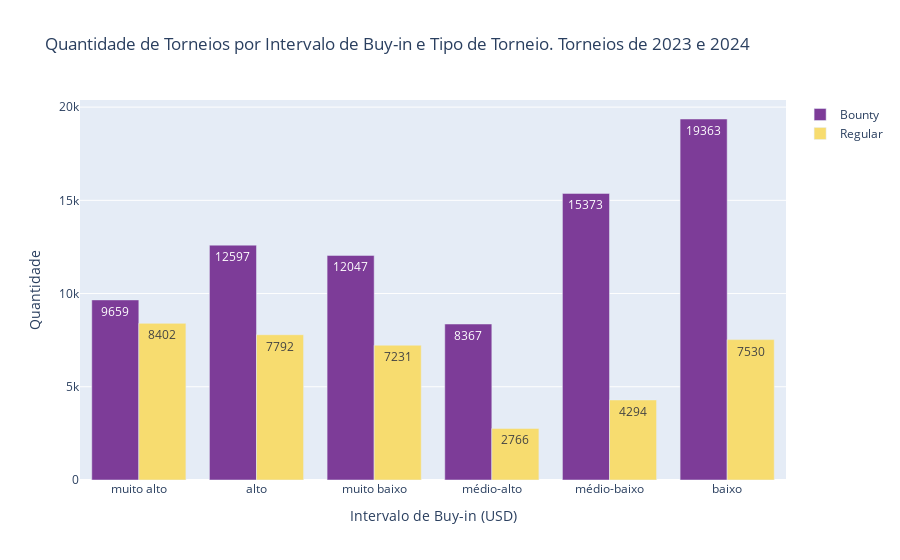

Notebook source saved alongside this figure:
### Code cell
import plotly.graph_objects as go

# Calculando a quantidade total de torneios em cada intervalo e tipo de torneio
total_torneios_por_intervalo_tipo = df77.groupby(['Buy-in Group', 'Tipo de Torneio']).size().reset_index(name='Total')

# Calculando as porcentagens de cada tipo de torneio em cada intervalo
total_torneios_por_intervalo = df77.groupby('Buy-in Group').size().reset_index(name='Total')
total_torneios_por_intervalo_tipo = pd.merge(total_torneios_por_intervalo_tipo, total_torneios_por_intervalo, on='Buy-in Group')
total_torneios_por_intervalo_tipo['Porcentagem'] = total_torneios_por_intervalo_tipo['Total_x'] / total_torneios_por_intervalo_tipo['Total_y']

# Definindo os rótulos para as barras (serão compartilhados por ambos os conjuntos)
rotulos = df77['Buy-in Group'].unique()

# Criando as listas de valores para cada tipo de torneio
valores_por_tipo = {}
for tipo_torneio in total_torneios_por_intervalo_tipo['Tipo de Torneio'].unique():
    valores_por_tipo[tipo_torneio] = total_torneios_por_intervalo_tipo[total_torneios_por_intervalo_tipo['Tipo de Torneio'] == tipo_torneio]['Total_x'].tolist()

# Criando as barras para cada tipo de torneio
barras = []
cores = ['#7D3C98', '#F7DC6F']  # Cores roxa e amarela
for tipo_torneio, cor in zip(valores_por_tipo.keys(), cores):
    barras.append(go.Bar(
        x=rotulos,
        y=valores_por_tipo[tipo_torneio],
        text=valores_por_tipo[tipo_torneio],  # Adicionando os valores como texto nas barras
        name=tipo_torneio,
        marker_color=cor  # Aplicando a cor alternada
    ))


# Criando a figura
fig = go.Figure()

# Adicionando as barras à figura
for barra in barras:
    fig.add_trace(barra)


# Atualizando o layout do gráfico
fig.update_layout(
    xaxis_title='Intervalo de Buy-in (USD)',
    yaxis_title='Quantidade',
    title='Quantidade de Torneios por Intervalo de Buy-in e Tipo de Torneio. Torneios de 2023 e 2024',
    barmode='group'  # Agrupando as barras
)

# Exibindo o gráfico
fig.show()

### Figure 1 — Plotly figure (JSON) as saved in the notebook; plotly's stock layout.template omitted (floating-point values rounded to 4 significant figures)
{"data": [{"marker": {"color": "#7D3C98"}, "name": "Bounty", "text": ["9659", "12597", "12047", "8367", "15373", "19363"], "type": "bar", "x": ["muito alto", "alto", "muito baixo", "médio-alto", "médio-baixo", "baixo", null], "y": [9659, 12597, 12047, 8367, 15373, 19363]}, {"marker": {"color": "#F7DC6F"}, "name": "Regular", "text": ["8402", "7792", "7231", "2766", "4294", "7530"], "type": "bar", "x": ["muito alto", "alto", "muito baixo", "médio-alto", "médio-baixo", "baixo", null], "y": [8402, 7792, 7231, 2766, 4294, 7530]}], "layout": {"barmode": "group", "title": {"text": "Quantidade de Torneios por Intervalo de Buy-in e Tipo de Torneio. Torneios de 2023 e 2024"}, "xaxis": {"title": {"text": "Intervalo de Buy-in (USD)"}}, "yaxis": {"title": {"text": "Quantidade"}}}}
